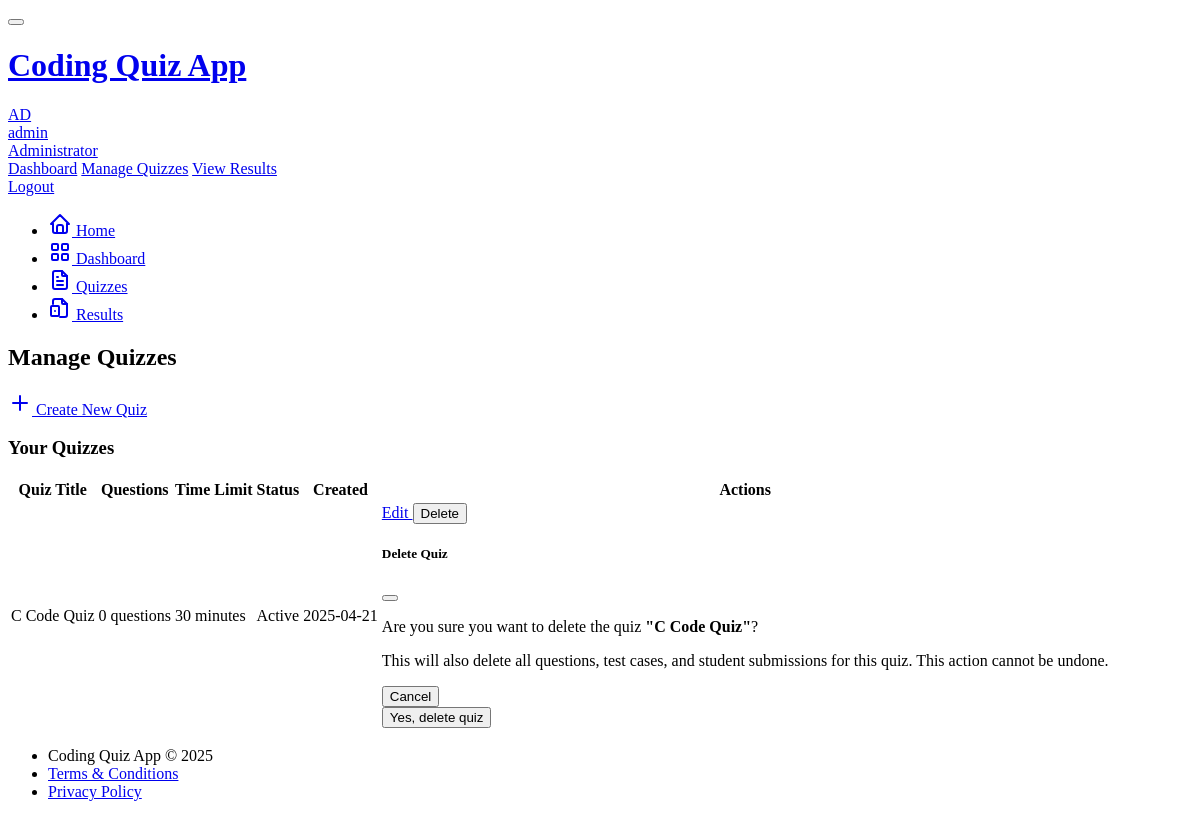
The app's page /admin/quizzes (signed in), older data.
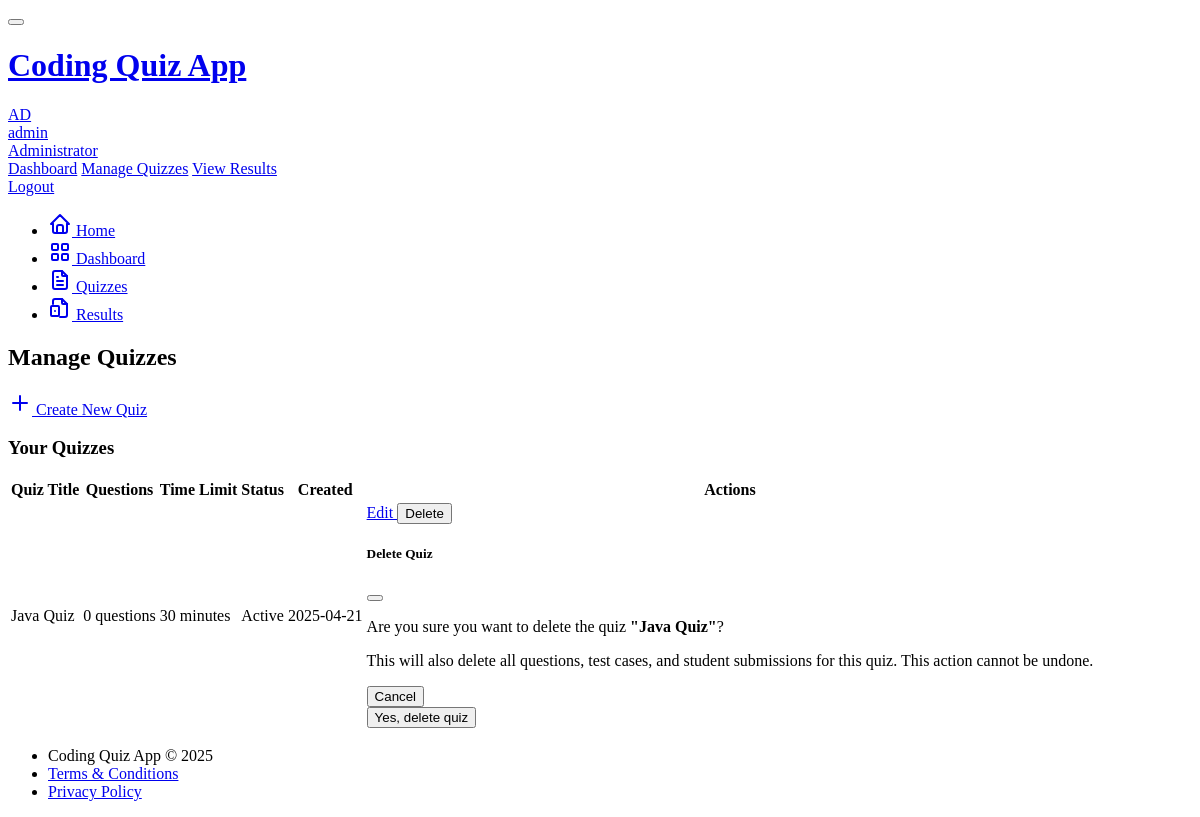
The same page, newer data.
### models.py (models this page shows, shortened)
class Quiz(db.Model):
    id = db.Column(db.Integer, primary_key=True)
    title = db.Column(db.String(100), nullable=False)
    description = db.Column(db.Text)
    is_active = db.Column(db.Boolean, default=True)
    time_limit = db.Column(db.Integer, default=30)  # minutes
    created_at = db.Column(db.DateTime, default=datetime.utcnow)
    updated_at = db.Column(db.DateTime, default=datetime.utcnow, onupdate=datetime.utcnow)
    author_id = db.Column(db.Integer, db.ForeignKey('user.id'))
    questions = db.relationship('Question', backref='quiz', lazy='dynamic', cascade='all, delete-orphan')
    submissions = db.relationship('Submission', backref='quiz', lazy='dynamic')

### app/routes/admin.py (the view)
@admin_bp.route('/quizzes', methods=['GET'])
@admin_required
def quizzes():
    quizzes = Quiz.query.filter_by(author_id=current_user.id).all()
    return render_template('admin/quizzes.html', quizzes=quizzes, title='Manage Quizzes')

### app/routes/admin.py (called while the page is built)
def admin_required(func):
    @wraps(func)
    @login_required
    def decorated_view(*args, **kwargs):
        if not current_user.is_admin:
            abort(403)
        return func(*args, **kwargs)
    return decorated_view

### app/templates/admin/quizzes.html (shortened to what the changed rows need)
{% extends "base.html" %}
{% block page_title %}
Manage Quizzes
{% endblock %}
{% block content %}
<div class="card">
    <div class="card-body">
        {% if quizzes %}
        <div class="table-responsive">
            <table class="table table-vcenter card-table">
                <thead>
                    <tr>
                        <th>Quiz Title</th>
                        <th>Questions</th>
                        <th>Time Limit</th>
                        <th>Status</th>
                        <th>Created</th>
                        <th class="w-1">Actions</th>
                    </tr>
                </thead>
                <tbody>
                    {% for quiz in quizzes %}
                    <tr>
                        <td>{{ quiz.title }}</td>
                        <td>{{ quiz.questions.count() }} questions</td>
                        <td>{{ quiz.time_limit }} minutes</td>
                        <td>
                            {% if quiz.is_active %}
                                <span class="badge bg-success">Active</span>
                            {% else %}
                                <span class="badge bg-secondary">Inactive</span>
                            {% endif %}
                        </td>
                        <td>{{ quiz.created_at.strftime('%Y-%m-%d') }}</td>
                        <td>
                            <div class="btn-list flex-nowrap">
                                <a href="{{ url_for('admin.edit_quiz', quiz_id=quiz.id) }}" class="btn btn-sm btn-primary">
                                    Edit
                                </a>
                                <button type="button" class="btn btn-sm btn-danger"
                                        data-bs-toggle="modal" data-bs-target="#modal-delete-quiz-{{ quiz.id }}">
                                    Delete
                                </button>
                            </div>
                            <div class="modal modal-blur fade" id="modal-delete-quiz-{{ quiz.id }}" tabindex="-1" role="dialog" aria-hidden="true">
                                <div class="modal-dialog modal-dialog-centered" role="document">
                                    <div class="modal-content">
                                        <div class="modal-header">
                                            <h5 class="modal-title">Delete Quiz</h5>
                                            <button type="button" class="btn-close" data-bs-dismiss="modal" aria-label="Close"></button>
                                        </div>
                                        <div class="modal-body">
                                            <p>Are you sure you want to delete the quiz <strong>"{{ quiz.title }}"</strong>?</p>
                                            <p class="text-danger">This will also delete all questions, test cases, and student submissions for this quiz. This action cannot be undone.</p>
                                        </div>
                                        <div class="modal-footer">
                                            <button type="button" class="btn btn-link link-secondary" data-bs-dismiss="modal">
                                                Cancel
                                            </button>
                                            <form action="{{ url_for('admin.delete_quiz', quiz_id=quiz.id) }}" method="post">
                                                <button type="submit" class="btn btn-danger ms-auto">
                                                    Yes, delete quiz
                                                </button>
                                            </form>
                                        </div>
                                    </div>
                                </div>
                            </div>
                        </td>
                    </tr>
                    {% endfor %}
                </tbody>
            </table>
        </div>
        {% endif %}
    </div>
</div>
{% endblock %}

Row changes from the older to the newer data that the page shows:
changed Quiz: title "C Code Quiz" → "Java Quiz"
